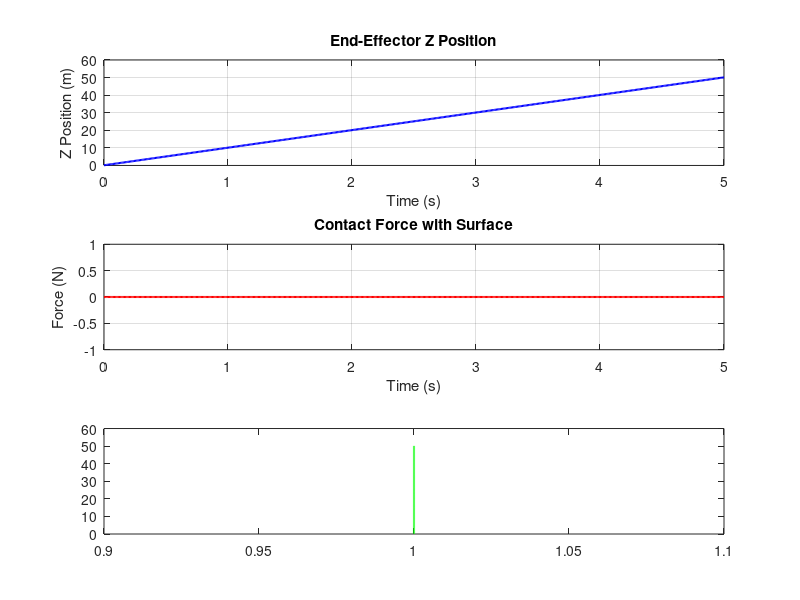

The MATLAB source for this figure: (Note: this script raises an error after producing the figure.)
% Parameters
Kenv = 1000;            % Environmental stiffness constant
F_desired = 10;         % Desired contact force
Kp = 0.01;              % Proportional gain
Zg = 0;                 % Surface height
initial_position = [1, 0, 0.01];  % Initial end-effector position (x, y, z)
dt = 0.01;              % Time step
simulation_time = 5;    % Total simulation duration

% Initialize variables
Z_ee = initial_position(3);  % Start just above the surface
X_ee = initial_position(1);  % Fixed X position for simplicity
time_steps = 0:dt:simulation_time;
Z_ee_history = zeros(size(time_steps));
F_history = zeros(size(time_steps));
XZ_trajectory = zeros(length(time_steps), 2);

% Simulation loop
for i = 1:length(time_steps)
    % Calculate current penetration depth
    penetration = Zg - Z_ee;
    penetration = max(0, penetration);  % No negative penetration

    % Calculate current force
    F_current = Kenv * penetration;

    % Force error
    e_F = F_desired - F_current;

    % Update Z position using proportional control
    Z_ee = Z_ee + Kp * e_F;

    % Store history for plotting
    Z_ee_history(i) = Z_ee;
    F_history(i) = F_current;
    XZ_trajectory(i, :) = [X_ee, Z_ee];
end

% Plot results
figure;

% Plot Z position over time
subplot(3, 1, 1);
plot(time_steps, Z_ee_history, 'b', 'LineWidth', 1.5);
xlabel('Time (s)');
ylabel('Z Position (m)');
title('End-Effector Z Position');
grid on;

% Plot contact force over time
subplot(3, 1, 2);
plot(time_steps, F_history, 'r', 'LineWidth', 1.5);
xlabel('Time (s)');
ylabel('Force (N)');
title('Contact Force with Surface');
grid on;

% Plot XZ trajectory
subplot(3, 1, 3);
plot(XZ_trajectory(:, 1), XZ_trajectory(:, 2), 'g', 'LineWidth', 1.5);
hold on;
yline(Zg, 'k--', 'LineWidth', 1.2); % Surface line at Zg = 0
xlabel('X Position (m)');
ylabel('Z Position (m)');
title('XZ Plane Trajectory of End-Effector');
legend('End-Effector Path', 'Surface Zg=0', 'Location', 'Best');
grid on;



%%

% Clear workspace
clear; clc;

% Define robot links (using standard DH parameters)
L{1} = link([0 0 1 0 0], 'standard');  % Link 1
L{2} = link([0 0 1 0 0], 'standard');  % Link 2

% Set masses and lengths
L{1}.m = 3;  % Mass of Link 1
L{2}.m = 3;  % Mass of Link 2

% Define gravity (in the -Z direction)
gravity_vector = [0 0 -9.81];

% Initialize the robot
robot = robot(L);
robot.gravity = gravity_vector;

% Define base offset
robot.base = transl(0, 0, 0.25);

% Sine wave trajectory for the endpoint (in the XZ plane)
time = linspace(0, 10, 500);  % Time vector
A = 0.5;  % Amplitude of sine wave
omega = 2 * pi / 5;  % Frequency of sine wave
x_desired = ones(size(time));  % Constant X position
z_desired = 0.75 + A * sin(omega * time);  % Sine wave in Z

% Initialize arrays to store results
q_trajectory = zeros(length(time), 2);
end_effector_position = zeros(length(time), 2);

% Simulate
for i = 1:length(time)
    % Desired endpoint position
    T_desired = transl(x_desired(i), 0, z_desired(i));
    
    % Solve inverse kinematics for joint angles
    q = ikine(robot, T_desired, [1 0 1 0 0 0]);  % Constrain to XZ plane
    q_trajectory(i, :) = q;
    
    % Compute actual end-effector position
    T_actual = robot.fkine(q);
    end_effector_position(i, :) = T_actual.t(1:2:3);  % Extract X and Z
end

% Plot results
figure;

% Plot sine wave trajectory
subplot(3, 1, 1);
plot(time, z_desired, 'r--', 'LineWidth', 1.5); hold on;
plot(time, end_effector_position(:, 2), 'b-', 'LineWidth', 1.5);
xlabel('Time (s)');
ylabel('Z Position (m)');
title('End-Effector Z Position');
legend('Desired', 'Actual');
grid on;

% Plot joint trajectories
subplot(3, 1, 2);
plot(time, q_trajectory(:, 1), 'b', 'LineWidth', 1.5); hold on;
plot(time, q_trajectory(:, 2), 'r', 'LineWidth', 1.5);
xlabel('Time (s)');
ylabel('Joint Angles (rad)');
title('Joint Angles');
legend('q_1', 'q_2');
grid on;

% Animate the robot in the XZ plane
subplot(3, 1, 3);
robot.plot(q_trajectory, 'workspace', [-1.5 1.5 -0.5 0.5 0 2], 'view', [90 0]);
title('2R Robot in the XZ Plane');
